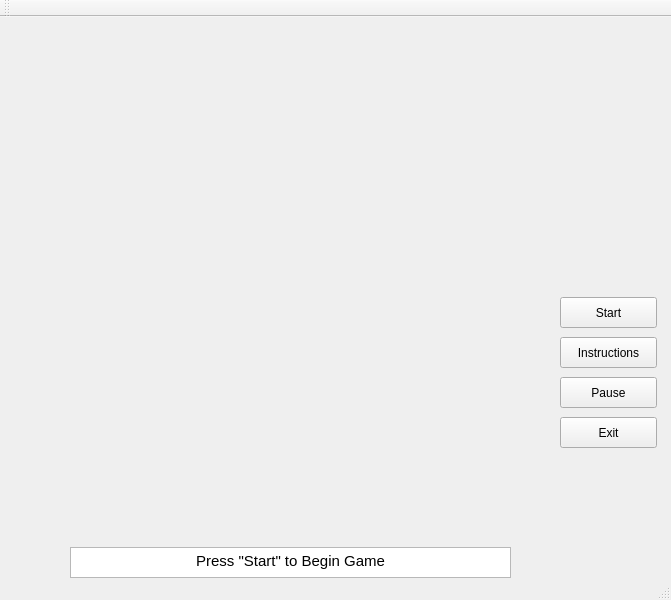
<?xml version="1.0" encoding="UTF-8"?>
<ui version="4.0">
 <class>MainWindow</class>
 <widget class="QMainWindow" name="MainWindow">
  <property name="geometry">
   <rect>
    <x>0</x>
    <y>0</y>
    <width>671</width>
    <height>600</height>
   </rect>
  </property>
  <property name="windowTitle">
   <string>MainWindow</string>
  </property>
  <widget class="QWidget" name="centralWidget">
   <widget class="QWidget" name="formLayoutWidget">
    <property name="geometry">
     <rect>
      <x>20</x>
      <y>20</y>
      <width>521</width>
      <height>501</height>
     </rect>
    </property>
    <layout class="QFormLayout" name="formLayout_2">
     <property name="fieldGrowthPolicy">
      <enum>QFormLayout::AllNonFixedFieldsGrow</enum>
     </property>
    </layout>
   </widget>
   <widget class="QPushButton" name="pushButton">
    <property name="geometry">
     <rect>
      <x>560</x>
      <y>280</y>
      <width>97</width>
      <height>31</height>
     </rect>
    </property>
    <property name="text">
     <string>Start</string>
    </property>
   </widget>
   <widget class="QPushButton" name="pushButton_2">
    <property name="geometry">
     <rect>
      <x>560</x>
      <y>360</y>
      <width>97</width>
      <height>31</height>
     </rect>
    </property>
    <property name="text">
     <string>Pause</string>
    </property>
   </widget>
   <widget class="QPushButton" name="pushButton_3">
    <property name="geometry">
     <rect>
      <x>560</x>
      <y>320</y>
      <width>97</width>
      <height>31</height>
     </rect>
    </property>
    <property name="text">
     <string>Instructions</string>
    </property>
   </widget>
   <widget class="QPushButton" name="pushButton_4">
    <property name="geometry">
     <rect>
      <x>560</x>
      <y>400</y>
      <width>97</width>
      <height>31</height>
     </rect>
    </property>
    <property name="text">
     <string>Exit</string>
    </property>
   </widget>
   <widget class="QTextBrowser" name="textBrowser">
    <property name="geometry">
     <rect>
      <x>70</x>
      <y>530</y>
      <width>441</width>
      <height>31</height>
     </rect>
    </property>
    <property name="html">
     <string>&lt;!DOCTYPE HTML PUBLIC &quot;-//W3C//DTD HTML 4.0//EN&quot; &quot;http://www.w3.org/TR/REC-html40/strict.dtd&quot;&gt;
&lt;html&gt;&lt;head&gt;&lt;meta name=&quot;qrichtext&quot; content=&quot;1&quot; /&gt;&lt;style type=&quot;text/css&quot;&gt;
p, li { white-space: pre-wrap; }
&lt;/style&gt;&lt;/head&gt;&lt;body style=&quot; font-family:'Cantarell'; font-size:11pt; font-weight:400; font-style:normal;&quot;&gt;
&lt;p align=&quot;center&quot; style=&quot; margin-top:0px; margin-bottom:0px; margin-left:0px; margin-right:0px; -qt-block-indent:0; text-indent:0px;&quot;&gt;Press &amp;quot;Start&amp;quot; to Begin Game&lt;/p&gt;&lt;/body&gt;&lt;/html&gt;</string>
    </property>
   </widget>
  </widget>
  <widget class="QToolBar" name="toolBar">
   <attribute name="toolBarArea">
    <enum>TopToolBarArea</enum>
   </attribute>
   <attribute name="toolBarBreak">
    <bool>false</bool>
   </attribute>
  </widget>
  <widget class="QStatusBar" name="statusBar"/>
  <action name="actionNew_Game">
   <property name="checkable">
    <bool>false</bool>
   </property>
   <property name="text">
    <string>New Game</string>
   </property>
  </action>
  <action name="actionQuit">
   <property name="text">
    <string>Quit</string>
   </property>
  </action>
  <action name="actionInstructions">
   <property name="text">
    <string>Instructions</string>
   </property>
  </action>
  <action name="actionFeatures">
   <property name="text">
    <string>Features</string>
   </property>
  </action>
  <action name="actionMove_Suggestion">
   <property name="checkable">
    <bool>true</bool>
   </property>
   <property name="text">
    <string>Move Suggestion</string>
   </property>
  </action>
  <action name="actionMove_List">
   <property name="checkable">
    <bool>true</bool>
   </property>
   <property name="text">
    <string>Move List</string>
   </property>
  </action>
 </widget>
 <layoutdefault spacing="6" margin="11"/>
 <resources/>
 <connections>
  <connection>
   <sender>pushButton_4</sender>
   <signal>clicked()</signal>
   <receiver>MainWindow</receiver>
   <slot>close()</slot>
   <hints>
    <hint type="sourcelabel">
     <x>629</x>
     <y>435</y>
    </hint>
    <hint type="destinationlabel">
     <x>553</x>
     <y>465</y>
    </hint>
   </hints>
  </connection>
 </connections>
</ui>
